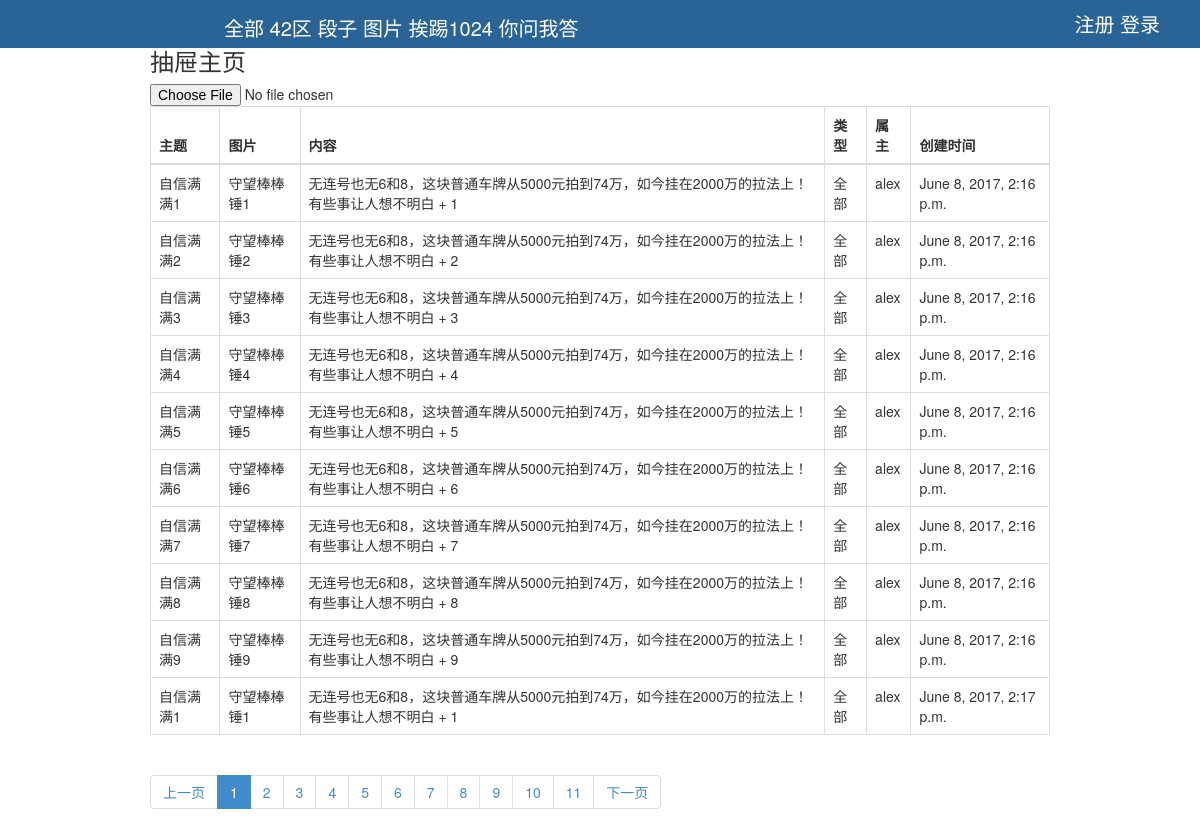
The app's page /chouti (signed in) with its own data.
### app01/models.py (models this page shows)
class News(models.Model):
    title = models.CharField(max_length=64)
    img = models.CharField(max_length=128)
    summary = models.CharField(max_length=128)
    nt_id = models.ForeignKey("News_Type_Choices")
    u = models.ForeignKey("UserInfo")
    ctime = models.DateTimeField(auto_now_add=True)

class News_Type_Choices(models.Model):
    content = models.CharField(max_length=32)

class UserInfo(models.Model):
    username = models.CharField(max_length=32)
    password = models.CharField(max_length=32)
    ctime = models.DateTimeField(auto_now_add=True)

### app01/views.py (the view)
# urls.py: url(r'^chouti', views.chouti),
def chouti(request):
    v = request.session.get('user')
    if v:
        all_count = models.News.objects.all().count()
        page_info = PageInfo(request.GET.get('p'),10,all_count,request.path_info)
        all_list = models.News.objects.all()[page_info.start():page_info.end()]
        return render(request,"chouti.html",{"all_list":all_list,"page_info":page_info})
    else:
        return redirect("/login/")

### utils/page.py (called while the page is built)
    def start(self):
        return (self.current_page - 1) * self.per_page_num

    def end(self):
        return self.current_page * self.per_page_num

### templates/chouti.html (shortened to what this page needs)
<!DOCTYPE html>
<html lang="en">
<head>
    <link rel="stylesheet" href="/static/bootstrap/css/bootstrap.css">
</head>
<body>
<div class="pg-header">
    <div class="pg_h1">
    <a href="/all/hot/recent/1" class="tb active" style="color: white">全部</a>
            <a href="/all/hot/recent/1" class="tb" style="color: white">42区</a>
            <a href="/all/hot/recent/1" class="tb" style="color: white">段子</a>
            <a href="/all/hot/recent/1" class="tb" style="color: white">图片</a>
            <a href="/all/hot/recent/1" class="tb" style="color: white">挨踢1024</a>
            <a href="/all/hot/recent/1" class="tb" style="color: white">你问我答</a>
    </div>
    <div id="action_nav" is-login="false" class="action-nav pg_h2">
            <a id="btn" style="color: white">注册</a>
            <a id="btn" style="color: white">登录</a>
    </div>
</div>
<div style="width: 900px;margin: 48px auto;">
    <h3>抽屉主页</h3>
    <form id="ff1" action="/ajax-upload/" method="POST" enctype="multipart/form-data" target="ifr">
        <input  type="file" name="fffff" onchange="changeImg();"/>
    </form>
    <table class="table table-hover table-bordered">
        <thead>
        <tr>
            <th>主题</th>
            <th>图片</th>
            <th>内容</th>
            <th>类型</th>
            <th>属主</th>
            <th>创建时间</th>
        </tr>
        </thead>
        <tbody>
        {% for row in all_list %}
            <tr>
                <td>{{ row.title }}</td>
                <td>{{ row.img }}</td>
                <td>{{ row.summary }}</td>
                <td>{{ row.nt_id.content }}</td>
                <td>{{ row.u.username }}</td>
                <td>{{ row.ctime }}</td>
            </tr>
        {% endfor %}
        </tbody>
    </table>
    <div>
        <nav aria-label="...">
          <ul class="pagination">
              {{ page_info.page_str|safe }}
          </ul>
        </nav>
    </div>
    </div>
</body>
</html>

### records on screen
News: title "自信满满1", img "守望棒棒锤1", summary "无连号也无6和8，这块普通车牌从5000元拍到74万，如今挂在2000万的拉法上！有些事让人想不明白 + 1", nt_id.content "全部", u.username "alex", ctime "June 8, 2017, 2:16 p.m."
News: title "自信满满2", img "守望棒棒锤2", summary "无连号也无6和8，这块普通车牌从5000元拍到74万，如今挂在2000万的拉法上！有些事让人想不明白 + 2", nt_id.content "全部", u.username "alex", ctime "June 8, 2017, 2:16 p.m."
News: title "自信满满3", img "守望棒棒锤3", summary "无连号也无6和8，这块普通车牌从5000元拍到74万，如今挂在2000万的拉法上！有些事让人想不明白 + 3", nt_id.content "全部", u.username "alex", ctime "June 8, 2017, 2:16 p.m."
News: title "自信满满4", img "守望棒棒锤4", summary "无连号也无6和8，这块普通车牌从5000元拍到74万，如今挂在2000万的拉法上！有些事让人想不明白 + 4", nt_id.content "全部", u.username "alex", ctime "June 8, 2017, 2:16 p.m."
News: title "自信满满5", img "守望棒棒锤5", summary "无连号也无6和8，这块普通车牌从5000元拍到74万，如今挂在2000万的拉法上！有些事让人想不明白 + 5", nt_id.content "全部", u.username "alex", ctime "June 8, 2017, 2:16 p.m."
News: title "自信满满6", img "守望棒棒锤6", summary "无连号也无6和8，这块普通车牌从5000元拍到74万，如今挂在2000万的拉法上！有些事让人想不明白 + 6", nt_id.content "全部", u.username "alex", ctime "June 8, 2017, 2:16 p.m."
News: title "自信满满7", img "守望棒棒锤7", summary "无连号也无6和8，这块普通车牌从5000元拍到74万，如今挂在2000万的拉法上！有些事让人想不明白 + 7", nt_id.content "全部", u.username "alex", ctime "June 8, 2017, 2:16 p.m."
News: title "自信满满8", img "守望棒棒锤8", summary "无连号也无6和8，这块普通车牌从5000元拍到74万，如今挂在2000万的拉法上！有些事让人想不明白 + 8", nt_id.content "全部", u.username "alex", ctime "June 8, 2017, 2:16 p.m."
News: title "自信满满9", img "守望棒棒锤9", summary "无连号也无6和8，这块普通车牌从5000元拍到74万，如今挂在2000万的拉法上！有些事让人想不明白 + 9", nt_id.content "全部", u.username "alex", ctime "June 8, 2017, 2:16 p.m."
News: title "自信满满1", img "守望棒棒锤1", summary "无连号也无6和8，这块普通车牌从5000元拍到74万，如今挂在2000万的拉法上！有些事让人想不明白 + 1", nt_id.content "全部", u.username "alex", ctime "June 8, 2017, 2:17 p.m."

### other values on screen
{{ page_info.page_str|safe }} "上一页 1 2 3 4 5 6 7 8 9 10 11 下一页"
